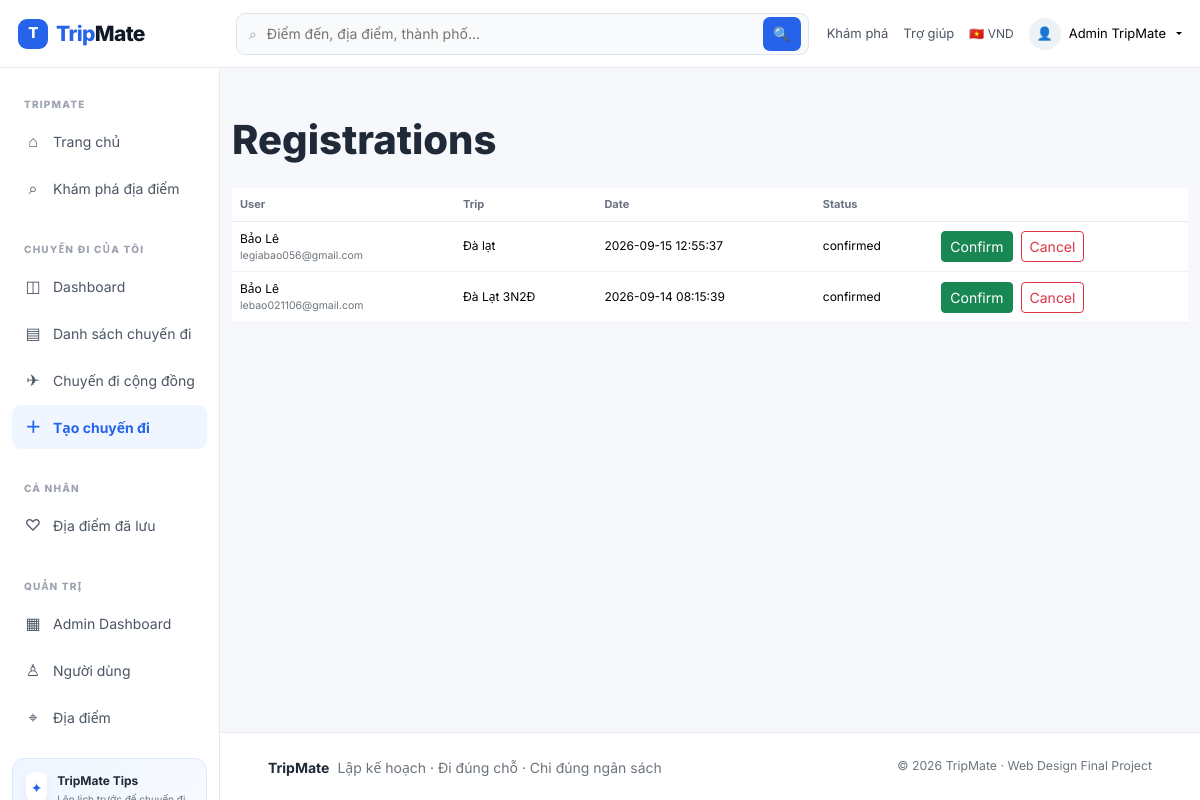
/admin/registrations.php (signed in), run on the app's committed database.
### tables this page shows
CREATE TABLE `registrations` (
  `id` int(10) UNSIGNED NOT NULL,
  `user_id` int(10) UNSIGNED NOT NULL,
  `trip_id` int(10) UNSIGNED NOT NULL,
  `status` enum('pending','confirmed','cancelled') NOT NULL DEFAULT 'pending',
  `registered_at` timestamp NOT NULL DEFAULT current_timestamp()
);

CREATE TABLE `users` (
  `id` int(10) UNSIGNED NOT NULL,
  `full_name` varchar(100) NOT NULL,
  `email` varchar(150) NOT NULL,
  `password_hash` varchar(255) NOT NULL,
  `role` enum('user','admin') NOT NULL DEFAULT 'user',
  `status` enum('active','blocked') NOT NULL DEFAULT 'active',
  `created_at` timestamp NOT NULL DEFAULT current_timestamp()
);

CREATE TABLE `trips` (
  `id` int(10) UNSIGNED NOT NULL,
  `destination_id` int(10) UNSIGNED DEFAULT NULL,
  `owner_id` int(10) UNSIGNED NOT NULL,
  `name` varchar(150) NOT NULL,
  `destination` varchar(150) NOT NULL,
  `start_date` date NOT NULL,
  `end_date` date NOT NULL,
  `budget` decimal(12,2) NOT NULL DEFAULT 0.00,
  `description` text DEFAULT NULL,
  `status` enum('draft','published','completed','cancelled') NOT NULL DEFAULT 'draft',
  `created_at` timestamp NOT NULL DEFAULT current_timestamp()
);

### includes/helpers.php (called while the page is built, shortened)
<?php
function base_url(string $path = ''): string {
    $projectRoot = '/webchuyendi';
    return $projectRoot . '/' . ltrim($path, '/');
}
function e($v): string { return htmlspecialchars((string)$v, ENT_QUOTES, 'UTF-8'); }

### admin/registrations.php (the view)
<?php session_start();require __DIR__.'/../config/database.php';require __DIR__.'/../includes/helpers.php';require_admin();if($_SERVER['REQUEST_METHOD']==='POST'){verify_csrf();$pdo->prepare('UPDATE registrations SET status=? WHERE id=?')->execute([$_POST['status']==='confirmed'?'confirmed':'cancelled',(int)$_POST['id']]);flash('success','Đã cập nhật registration.');redirect('admin/registrations.php');}$rows=$pdo->query('SELECT r.*,u.full_name,u.email,t.name trip_name FROM registrations r JOIN users u ON u.id=r.user_id JOIN trips t ON t.id=r.trip_id ORDER BY r.id DESC')->fetchAll();$pageTitle='Admin · Registrations';include __DIR__.'/../includes/header.php';show_flash();?><div class="container py-5"><h1 class="fw-800">Registrations</h1><div class="table-responsive mt-4"><table class="table align-middle"><thead><tr><th>User</th><th>Trip</th><th>Date</th><th>Status</th><th></th></tr></thead><tbody><?php foreach($rows as $r): ?><tr><td><?= e($r['full_name']) ?><div class="small text-secondary"><?= e($r['email']) ?></div></td><td><?= e($r['trip_name']) ?></td><td><?= e($r['registered_at']) ?></td><td><?= e($r['status']) ?></td><td><form method="post" class="d-flex gap-2"><input type="hidden" name="csrf" value="<?= e(csrf_token()) ?>"><input type="hidden" name="id" value="<?= $r['id'] ?>"><button class="btn btn-sm btn-success" name="status" value="confirmed">Confirm</button><button class="btn btn-sm btn-outline-danger" name="status" value="cancelled">Cancel</button></form></td></tr><?php endforeach; ?></tbody></table></div></div><?php include __DIR__.'/../includes/footer.php'; ?>

### includes/header.php (shortened to what this page needs)
<?php
$currentUser = $_SESSION['user'] ?? null;
$isAdmin = $currentUser && ($currentUser['role'] ?? '') === 'admin';
?>
<!doctype html>
<html lang="vi">
<head>
    <link href="https://cdn.jsdelivr.net/npm/bootstrap@5.3.3/dist/css/bootstrap.min.css" rel="stylesheet">
    <link rel="stylesheet" href="<?= base_url('assets/css/style.css') ?>">
</head>
<body>
<?php include __DIR__ . '/navbar.php'; ?>
<main class="page-main">

### includes/navbar.php (shortened to what this page needs)
<header class="topbar">
  <div class="topbar-left">
    <a class="brand" href="<?= base_url('index.php') ?>"><span class="brand-mark">T</span><span>Trip<span>Mate</span></span></a>
  </div>
  <form class="top-search" action="<?= base_url('locations/index.php') ?>" method="get">
    <span>⌕</span>
    <input name="q" placeholder="Điểm đến, địa điểm, thành phố..." aria-label="Tìm kiếm">
    <button aria-label="Tìm kiếm">🔍</button>
  </form>
  <div class="top-actions">
    <a class="top-link d-none d-xl-inline" href="<?= base_url('locations/index.php') ?>">Khám phá</a>
    <a class="top-link d-none d-xl-inline" href="#">Trợ giúp</a>
    <span class="currency-pill d-none d-md-inline">🇻🇳 VND</span>
    <?php if ($currentUser): ?>
      <div class="dropdown">
        <button class="profile-chip dropdown-toggle" data-bs-toggle="dropdown"><span class="avatar">👤</span><?= e($currentUser['name']) ?></button>
      </div>
    <?php else: ?>
      <a class="top-login" href="<?= base_url('login.php') ?>">Đăng nhập</a>
      <a class="btn btn-primary btn-sm rounded-3 px-3" href="<?= base_url('register.php') ?>">Đăng ký</a>
    <?php endif; ?>
  </div>
</header>
<aside class="sidebar">
  <div class="sidebar-section">
    <div class="sidebar-title">TRIPMATE</div>
    <a class="side-link" href="<?= base_url('index.php') ?>"><span>⌂</span>Trang chủ</a>
    <a class="side-link" href="<?= base_url('locations/index.php') ?>"><span>⌕</span>Khám phá địa điểm</a>
  </div>
  <?php if ($currentUser): ?>
  <div class="sidebar-section">
    <div class="sidebar-title">CHUYẾN ĐI CỦA TÔI</div>
    <a class="side-link" href="<?= base_url('user/dashboard.php') ?>"><span>◫</span>Dashboard</a>
    <a class="side-link" href="<?= base_url('user/trips.php') ?>"><span>▤</span>Danh sách chuyến đi</a>
    <a class="side-link" href="<?= base_url('user/public-trips.php') ?>"><span>✈</span>Chuyến đi cộng đồng</a>
    <a class="side-link side-link-primary" href="<?= base_url('user/trip-create.php') ?>"><span>＋</span>Tạo chuyến đi</a>
  </div>
  <div class="sidebar-section">
    <div class="sidebar-title">CÁ NHÂN</div>
    <a class="side-link" href="<?= base_url('user/favorites.php') ?>"><span>♡</span>Địa điểm đã lưu</a>
  </div>
  <?php if ($isAdmin): ?>
  <div class="sidebar-section">
    <div class="sidebar-title">QUẢN TRỊ</div>
    <a class="side-link" href="<?= base_url('admin/dashboard.php') ?>"><span>▦</span>Admin Dashboard</a>
    <a class="side-link" href="<?= base_url('admin/users.php') ?>"><span>♙</span>Người dùng</a>
    <a class="side-link" href="<?= base_url('admin/locations.php') ?>"><span>⌖</span>Địa điểm</a>
  </div>
  <?php endif; ?>
  <?php endif; ?>
  <div class="sidebar-bottom">
    <div class="side-help"><div class="side-help-icon">✦</div><div><strong>TripMate Tips</strong><small>Lên lịch trước để chuyến đi nhẹ đầu hơn.</small></div></div>
  </div>
</aside>

### includes/footer.php (shortened to what this page needs)
</main>
<footer class="footer"><div class="container-fluid px-4 px-xl-5 py-4 d-flex flex-column flex-md-row justify-content-between gap-2"><div><strong>TripMate</strong><span class="ms-2 text-secondary">Lập kế hoạch · Đi đúng chỗ · Chi đúng ngân sách</span></div><div class="text-secondary small">© <?= date('Y') ?> TripMate · Web Design Final Project</div></div></footer>
</body></html>

### assets/css/style.css (style rules this page uses)
:root { --blue:#2563eb;--blue-2:#1d4ed8;--blue-soft:#eff6ff;--ink:#1f2937;--muted:#6b7280; --line:#e6eaf0;--bg:#f6f8fb;--white:#fff;--success:#0f9d74;--warning:#f59e0b; --shadow:0 10px 30px rgba(31,41,55,.08); }
* { box-sizing:border-box }
html { scroll-behavior:smooth }
body { margin:0;color:var(--ink);background:var(--bg);font-family:Inter,system-ui,-apple-system,sans-serif;font-size:14px }
.fw-800 { font-weight:800 }
.page-main { min-height:calc(100vh - 68px);margin-left:240px;padding-top:68px }
.container-fluid { max-width:1500px }
.topbar { position:fixed;top:0;left:0;right:0;height:68px;background:#fff;border-bottom:1px solid var(--line);display:flex;align-items:center;z-index:1040;padding:0 18px;gap:18px }
.topbar-left { display:flex;align-items:center;gap:12px;min-width:240px }
.brand { display:inline-flex;align-items:center;gap:8px;font-size:21px;font-weight:800;color:#2563eb;text-decoration:none;letter-spacing:-.03em }
.brand>span:last-child span { color:#111827 }
.brand-mark { width:30px;height:30px;background:var(--blue);color:#fff;border-radius:9px;display:grid;place-items:center;font-size:15px }
.top-search { flex:1;max-width:680px;height:42px;border:1px solid #dfe5ec;border-radius:9px;display:flex;align-items:center;background:#f8fafc;padding:0 7px 0 12px;color:#9ca3af }
.top-search input { border:0;outline:0;background:transparent;flex:1;padding:0 10px;font-size:14px }
.top-search button { width:38px;height:34px;border:0;background:var(--blue);color:#fff;border-radius:7px }
.top-actions { margin-left:auto;display:flex;align-items:center;gap:15px }
.top-link,.top-login { color:#4b5563;text-decoration:none;font-size:13px }
.currency-pill { font-size:12px;color:#4b5563 }
.profile-chip { border:0;background:#fff;display:flex;align-items:center;gap:8px;font-size:13px;padding:6px 0 }
.profile-chip:after { margin-left:2px }
.avatar { width:32px;height:32px;border-radius:50%;display:grid;place-items:center;background:#edf2f7 }
.sidebar { position:fixed;top:68px;left:0;bottom:0;width:240px;background:#fff;border-right:1px solid var(--line);z-index:1030;padding:16px 12px;display:flex;flex-direction:column }
.sidebar-section { padding:3px 0 16px }
.sidebar-title { font-size:10px;font-weight:800;color:#9ca3af;letter-spacing:.12em;padding:10px 12px 7px }
.side-link { display:flex;align-items:center;gap:11px;padding:10px 12px;border-radius:9px;color:#4b5563;text-decoration:none;margin-bottom:3px }
.side-link span { width:18px;text-align:center;font-size:16px }
.side-link-primary { color:var(--blue);font-weight:700;background:var(--blue-soft) }
.sidebar-bottom { margin-top:auto }
.side-help { background:linear-gradient(135deg,#eff6ff,#f8fbff);border:1px solid #dbeafe;border-radius:12px;padding:13px;display:flex;gap:10px }
.side-help-icon { width:30px;height:30px;border-radius:8px;background:#fff;color:var(--blue);display:grid;place-items:center;box-shadow:0 3px 10px rgba(37,99,235,.08) }
.side-help strong { font-size:12px;display:block }
.side-help small { color:#6b7280;font-size:10px;line-height:1.4;display:block;margin-top:2px }
.footer { margin-left:240px;border-top:1px solid var(--line);background:#fff }
.table>thead th { font-size:11px;color:#6b7280;font-weight:700;border-bottom-color:var(--line) }
.table>tbody td { font-size:12px;border-bottom-color:#eef2f5 }
@media (max-width:1200px) { .topbar-left { min-width:200px } }
@media (max-width:1200px) { .sidebar { width:220px } }
@media (max-width:1200px) { .page-main,.footer { margin-left:220px } }

### data on the page
registrations: user.full_name "Bảo Lê", user.email "legiabao056@gmail.com", trip.name "Đà lạt", registered_at "2026-09-15 12:55:37", status "confirmed"
registrations: user.full_name "Bảo Lê", user.email "lebao021106@gmail.com", trip.name "Đà Lạt 3N2Đ", registered_at "2026-09-14 08:15:39", status "confirmed"

### other printed values
$currentUser['name'] "Admin TripMate"
